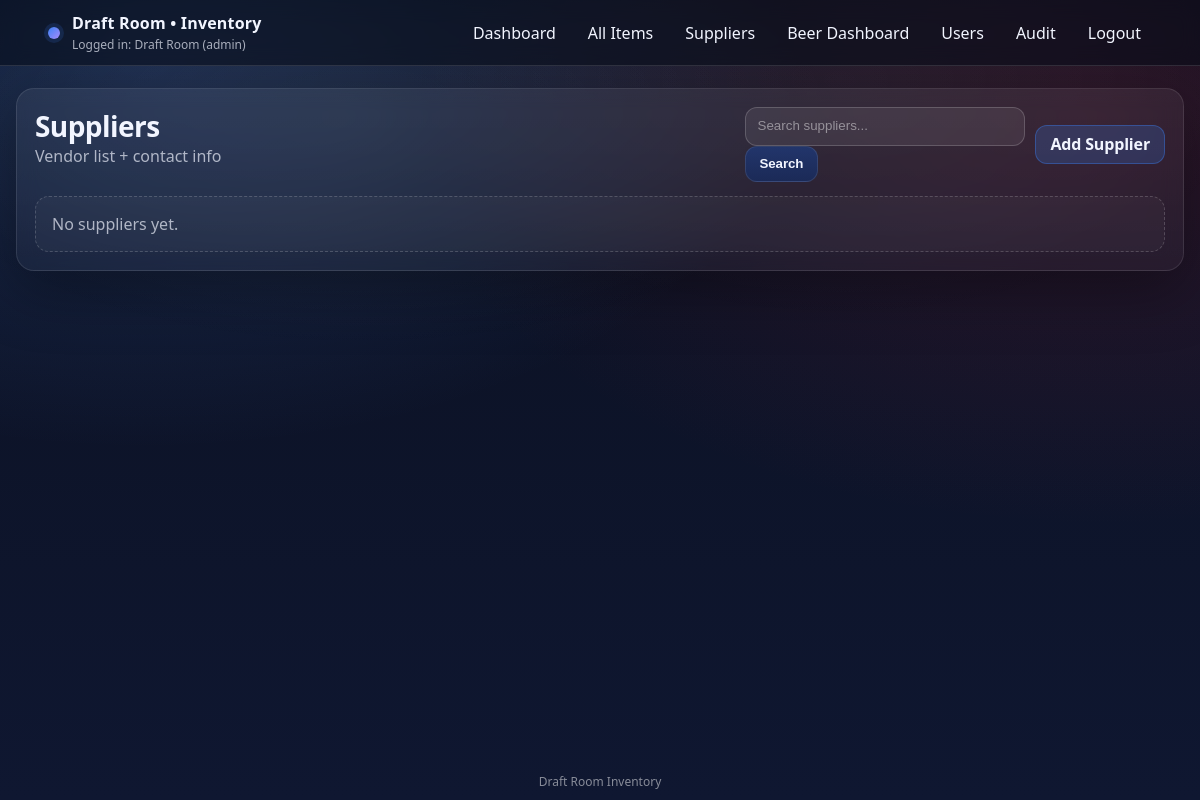
The page /suppliers (signed in) on the database as committed earlier.
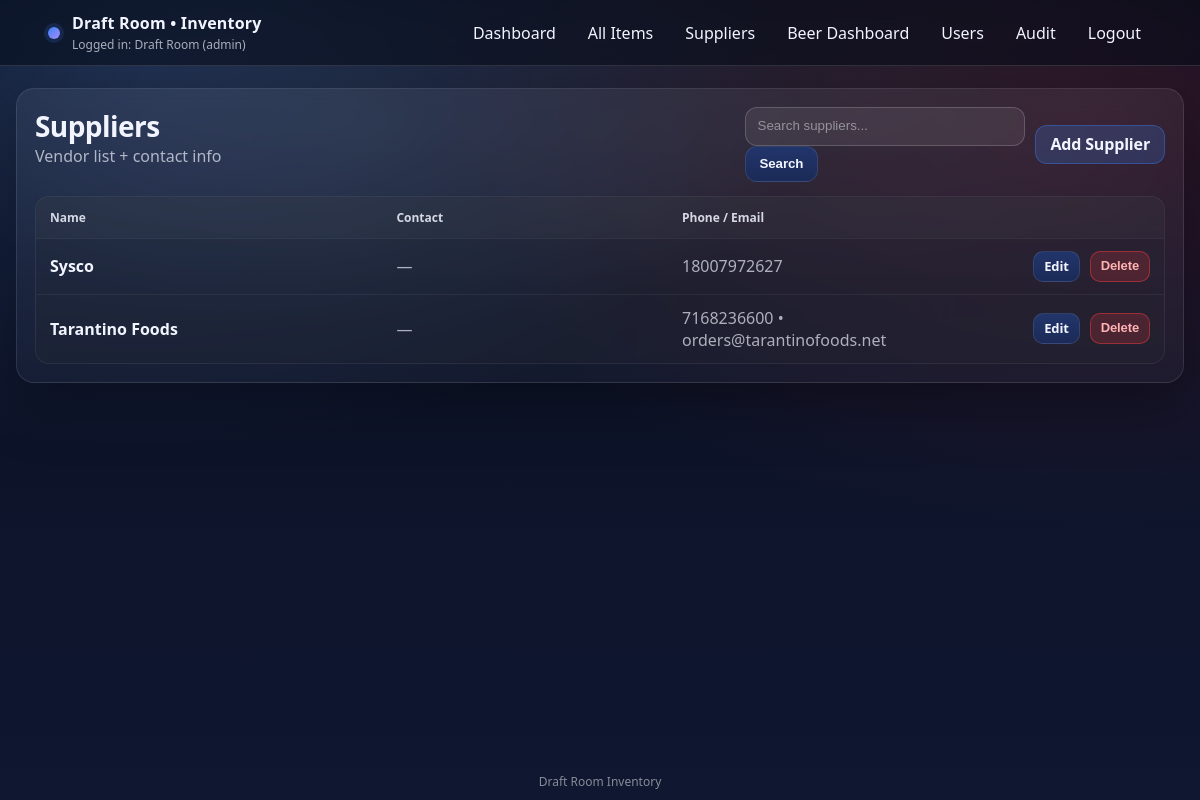
The same page on the database as committed later.
### app.py (models this page shows)
class User(db.Model):
    __tablename__ = "users"
    id = db.Column(db.Integer, primary_key=True)
    username = db.Column(db.String(80), unique=True, nullable=False)
    first_name = db.Column(db.String(80), nullable=True)
    last_name = db.Column(db.String(80), nullable=True)
    password_hash = db.Column(db.String(255), nullable=False)
    role = db.Column(db.String(20), nullable=False, default="staff")
    is_active = db.Column(db.Boolean, nullable=False, default=True)
    created_at = db.Column(db.DateTime, nullable=False, default=utcnow)
    def display_name(self) -> str:
        full = f"{(self.first_name or '').strip()} {(self.last_name or '').strip()}".strip()
        return full if full else self.username

class Supplier(db.Model):
    __tablename__ = "suppliers"
    id = db.Column(db.Integer, primary_key=True)
    name = db.Column(db.String(160), nullable=False, unique=True)
    contact_name = db.Column(db.String(160), nullable=True)
    phone = db.Column(db.String(60), nullable=True)
    email = db.Column(db.String(160), nullable=True)
    notes = db.Column(db.String(400), nullable=True)
    created_at = db.Column(db.DateTime, nullable=False, default=utcnow)
    items = db.relationship("Item", back_populates="supplier", lazy=True)

### app.py (the view)
@app.get("/suppliers")
def suppliers():
    guard = require_view_access()
    if guard:
        return guard
    q = (request.args.get("q") or "").strip()
    query = Supplier.query
    if q:
        query = query.filter(Supplier.name.ilike(f"%{q}%"))
    suppliers = query.order_by(Supplier.name.asc()).all()
    return render_template("suppliers.html", suppliers=suppliers, q=q)

### app.py (called while the page is built)
def role_rank(role: str | None) -> int:
    if not role:
        return 0
    return ROLE_RANK.get(role.strip().lower(), 0)

def current_user() -> Optional["User"]:
    uid = session.get("user_id")
    if not uid:
        return None
    try:
        return User.query.get(int(uid))
    except Exception:
        return None

def current_user_role() -> str:
    if session.get("break_glass_admin") is True:
        return "admin"
    u = current_user()
    if not u:
        return ""
    return (u.role or "").lower()

def is_logged_in() -> bool:
    return (session.get("break_glass_admin") is True) or (session.get("user_id") is not None)

def can_manage_users() -> bool:
    return current_user_role() == "admin"

def can_edit_inventory() -> bool:
    return role_rank(current_user_role()) >= ROLE_RANK["manager"]

def can_view_inventory() -> bool:
    return role_rank(current_user_role()) >= ROLE_RANK["staff"] or (session.get("break_glass_admin") is True)

def require_view_access():
    if not is_logged_in():
        return redirect("/login")
    if session.get("break_glass_admin") is True:
        return None
    if not can_view_inventory():
        session.clear()
        flash("Access denied.", "error")
        return redirect("/login")
    return None

@app.context_processor
def inject_user():
    u = current_user()
    return {
        "auth_user": u,
        "auth_break_glass": bool(session.get("break_glass_admin") is True),
        "auth_role": current_user_role(),
        "can_edit_inventory": can_edit_inventory(),
        "can_manage_users": can_manage_users(),
    }

### templates/suppliers.html
{% extends "base.html" %}
{% block content %}
<section class="card">
  <div class="cardhead">
    <div>
      <h1>Suppliers</h1>
      <span class="muted">Vendor list + contact info</span>
    </div>
    <div class="actions">
      <form method="GET" action="/suppliers" class="inline">
        <input class="input" name="q" placeholder="Search suppliers..." value="{{ q or '' }}">
        <button class="btn" type="submit">Search</button>
      </form>
      {% if can_edit_inventory %}
        <a class="btn primary" href="/suppliers/new">Add Supplier</a>
      {% endif %}
    </div>
  </div>
  {% if suppliers and suppliers|length > 0 %}
    <div class="table">
      <div class="row head" style="grid-template-columns: 1.1fr .9fr .9fr .6fr;">
        <div>Name</div><div>Contact</div><div>Phone / Email</div><div></div>
      </div>
      {% for s in suppliers %}
        <div class="row" style="grid-template-columns: 1.1fr .9fr .9fr .6fr;">
          <div class="strong">{{ s.name }}</div>
          <div class="muted">{{ s.contact_name or '—' }}</div>
          <div class="muted">
            {{ s.phone or '—' }}{% if s.email %} • {{ s.email }}{% endif %}
          </div>
          <div class="row-actions">
            {% if can_edit_inventory %}
              <a class="btn small" href="/suppliers/{{ s.id }}/edit">Edit</a>
              <form method="POST" action="/suppliers/{{ s.id }}/delete" class="inline">
                <button class="btn small danger" type="submit" onclick="return confirm('Delete this supplier?')">Delete</button>
              </form>
            {% else %}
              <span class="muted smalltxt">view only</span>
            {% endif %}
          </div>
        </div>
      {% endfor %}
    </div>
  {% else %}
    <div class="empty">No suppliers yet.</div>
  {% endif %}
</section>
{% endblock %}

### templates/base.html (shortened to what this page needs)
<!DOCTYPE html>
<html lang="en">
<head>
  <link rel="stylesheet" href="/static/style.css">
</head>
<body>
  <div class="bg"></div>
  <header class="topbar">
    <div class="topbar-inner">
      <div class="brand">
        <div class="dot"></div>
        <div>
          <div class="brand-title">Draft Room • Inventory</div>
          <div class="brand-sub">
            {% if auth_break_glass %}
              Logged in: Break-glass Admin
            {% elif auth_user %}
              Logged in: {{ auth_user.display_name() }} ({{ auth_role }})
            {% else %}
              Not logged in
            {% endif %}
          </div>
        </div>
      </div>
      <nav class="nav" id="mainNav">
        {% if auth_user or auth_break_glass %}
          <a class="navlink" href="/">Dashboard</a>
          <a class="navlink" href="/items">All Items</a>
          <a class="navlink" href="/suppliers">Suppliers</a>
          <a class="navlink" href="/beers/dashboard">Beer Dashboard</a>
          {% if can_manage_users %}
            <a class="navlink" href="/users">Users</a>
            <a class="navlink" href="/audit">Audit</a>
          {% endif %}
          <a class="navlink" href="/logout">Logout</a>
        {% else %}
          <a class="navlink" href="/login">Login</a>
        {% endif %}
      </nav>
    </div>
  </header>
  <main class="container">
    {% block content %}{% endblock %}
  </main>
  <footer class="footer">Draft Room Inventory</footer>
</body>
</html>

### templates/base.html (style rules this page uses)
.topbar { padding-top: env(safe-area-inset-top); }
.container { padding-left: max(16px, env(safe-area-inset-left)); padding-right: max(16px, env(safe-area-inset-right)); }
.footer { padding-bottom: env(safe-area-inset-bottom); }
@media (min-width: 861px) { .nav { display: flex; } }

Rows that differ between the two databases and show on the page:
added Supplier: name "Sysco", contact_name "—", phone "18007972627"
added Supplier: name "Tarantino Foods", contact_name "—", phone "7168236600", email "orders@tarantinofoods.net"
Other text that changed with them:
text no longer shown: "No suppliers yet."
text now shown: "Name Contact Phone / Email"
